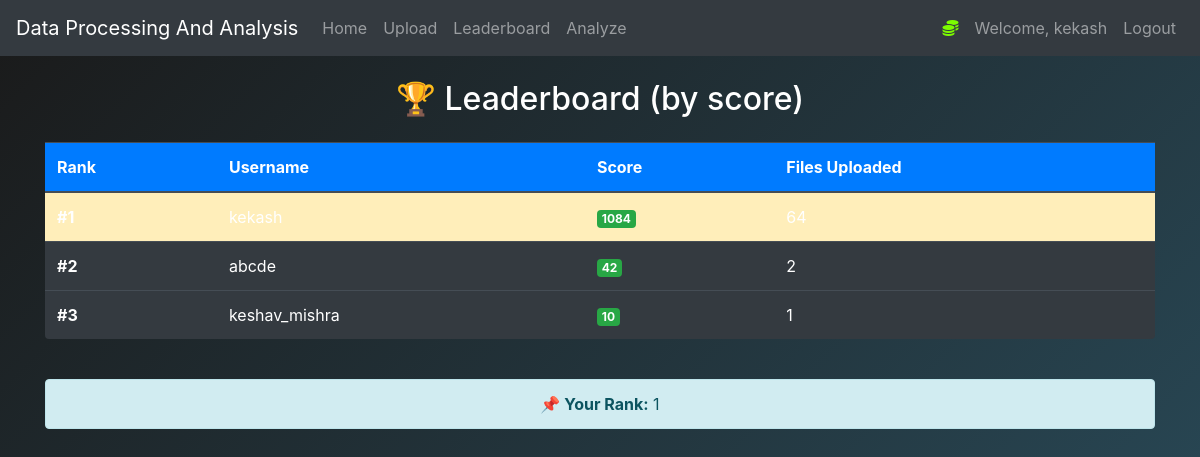
The page /leaderboard (signed in) on the database as committed earlier.
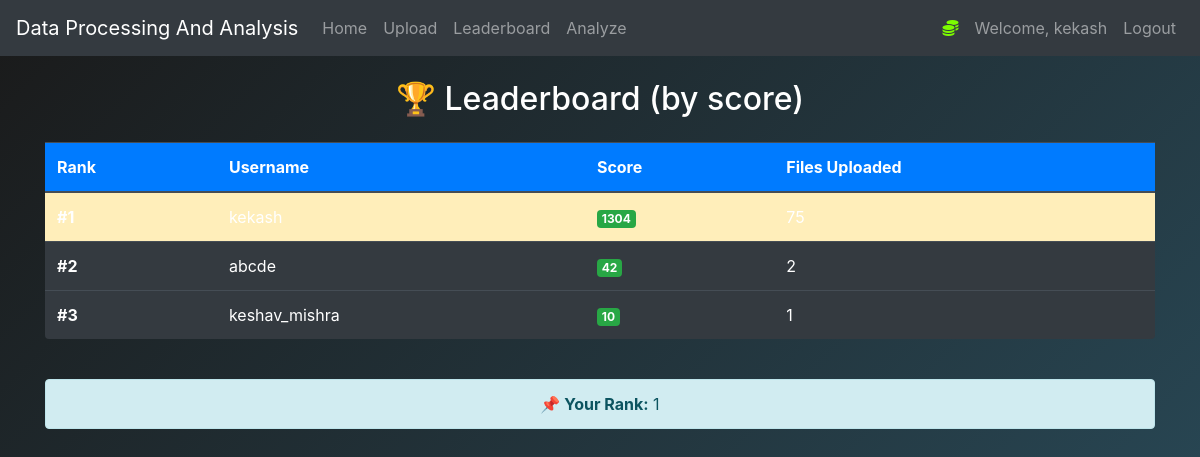
The same page on the database as committed later.
### backend/credentials.py (models this page shows, shortened)
class User(db.Model, UserMixin):
    id = db.Column(db.Integer, primary_key=True)
    username = db.Column(db.String(length=27), unique=True, nullable=False)
    email_address = db.Column(db.String(length=50), unique=True, nullable=False)
    pswd_hash = db.Column(db.String(length=60), nullable=False)
    score = db.Column(db.Integer, nullable=False, default=0)
    upload_count = db.Column(db.Integer, nullable=False, default=0)  # ✅ Added for leaderboard
    @property
    def password(self):
        raise AttributeError("Password is write-only.")

### backend/app.py (the view)
@app_blueprint.route('/leaderboard')
@login_required
def leaderboard_page():
    users = User.query.order_by(User.score.desc(), User.upload_count.desc()).all()
    current_rank = None
    for idx, user in enumerate(users, start=1):
        if user.id == current_user.id:
            current_rank = idx
            break
    return render_template('leaderboard.html', users=users, current_rank=current_rank)

### backend/credentials.py (called while the page is built)
@login_manager.user_loader
def load_user(user_id):
    return User.query.get(int(user_id))

### backend/templates/leaderboard.html (shortened to what this page needs)
{% extends "base.html" %}
{% block content %}
<link href="https://cdnjs.cloudflare.com/ajax/libs/aos/2.3.4/aos.css" rel="stylesheet">
<div class="container">
    <h2 class="mb-4 text-center animate__animated animate__fadeInDown">🏆 Leaderboard (by score)</h2>
    <div class="table-responsive" data-aos="zoom-in" data-aos-duration="800">
        <table class="table table-dark table-hover shadow-glow rounded">
            <thead class="bg-primary text-white">
                <tr>
                    <th>Rank</th>
                    <th>Username</th>
                    <th>Score</th>
                    <th>Files Uploaded</th>
                </tr>
            </thead>
            <tbody>
                {% for user in users %}
                <tr data-aos="fade-up" data-aos-delay="{{ loop.index * 100 }}" {% if user.id == current_user.id %} class="table-warning" {% endif %}>
                    <td><strong>#{{ loop.index }}</strong></td>
                    <td>{{ user.username }}</td>
                    <td>
                        <span class="badge bg-success">{{ user.score }}</span>
                    </td>
                    <td>{{ user.upload_count }}</td>
                </tr>
                {% endfor %}
            </tbody>
        </table>
    </div>
    {% if current_rank %}
        <div class="alert alert-info text-center mt-4 animate__animated animate__fadeInUp">
            <strong>📌 Your Rank:</strong> {{ current_rank }}
        </div>
    {% endif %}
</div>
{% endblock %}

### backend/templates/base.html (shortened to what this page needs)
<!doctype html>
<html lang="en">
<head>
    <link rel="stylesheet" href="https://cdn.jsdelivr.net/npm/bootstrap@4.5.3/dist/css/bootstrap.min.css">
    <link rel="stylesheet" href="{{ url_for('static', filename='css/animations.css') }}">
</head>
<body data-page="{{ request.endpoint }}">
    <nav class="navbar navbar-expand-md navbar-dark bg-dark">
        <a class="navbar-brand" href="#">Data Processing And Analysis</a>
        <div class="collapse navbar-collapse" id="navbarNav">
            <ul class="navbar-nav mr-auto">
                <li class="nav-item"><a class="nav-link" href="{{ url_for('app_blueprint.home_page') }}">Home</a></li>
                <li class="nav-item"><a class="nav-link" href="{{ url_for('app_blueprint.upload_page') }}">Upload</a></li>
                <li class="nav-item"><a class="nav-link" href="{{ url_for('app_blueprint.leaderboard_page') }}">Leaderboard</a></li>
                <li class="nav-item"><a class="nav-link" href="{{ url_for('app_blueprint.analyze') }}">Analyze</a></li>
            </ul>
            {% if current_user.is_authenticated %}
            <ul class="navbar-nav">
                <li class="nav-item"><a class="nav-link" style="color:lawngreen; font-weight: bold;"><i class="fas fa-coins"></i> {{ current_user.prettier_budget }}</a></li>
                <li class="nav-item"><a class="nav-link">Welcome, {{ current_user.username }}</a></li>
                <li class="nav-item"><a class="nav-link" href="{{ url_for('app_blueprint.logout_page') }}">Logout</a></li>
            </ul>
            {% else %}
            <ul class="navbar-nav">
                <li class="nav-item"><a class="nav-link" href="{{ url_for('app_blueprint.login_page') }}">Login</a></li>
                <li class="nav-item"><a class="nav-link" href="{{ url_for('app_blueprint.register_page') }}">Register</a></li>
            </ul>
            {% endif %}
        </div>
    </nav>
    <main>
        {% block content %}{% endblock %}
    </main>
</body>
</html>

### backend/static/css/animations.css (style rules this page uses)
body { background: linear-gradient(-45deg, #0f2027, #203a43, #2c5364, #1a1a1a); background-size: 400% 400%; animation: gradientBG 15s ease infinite; color: #ffffff; }

Rows that differ between the two databases and show on the page:
changed User "kekash": score "1084" → "1304"
